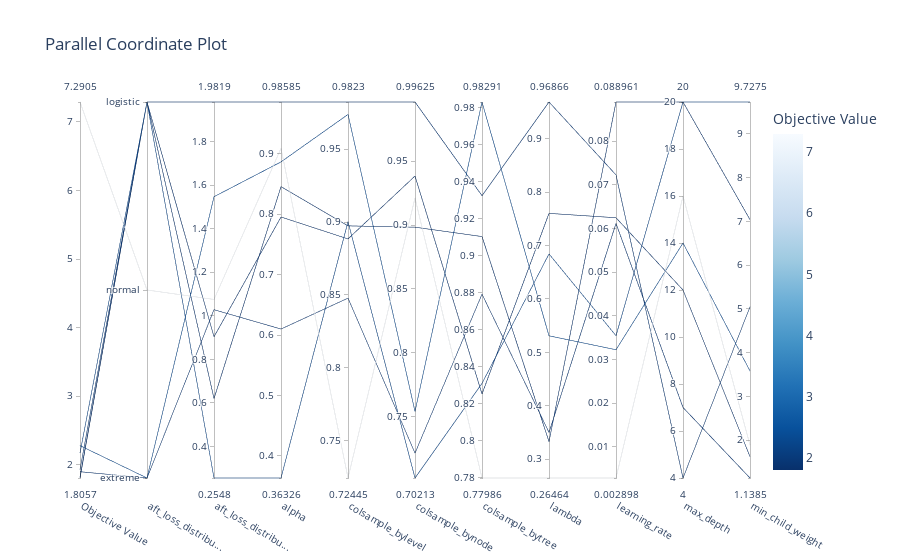

Notebook code for this chart:
### Code cell
plot_parallel_coordinate(study)

### Figure 1 — Plotly figure (JSON) as saved in the notebook; plotly's stock layout.template omitted (floating-point values rounded to 4 significant figures)
{"data": [{"dimensions": [{"label": "Objective Value", "range": [1.806, 7.29], "values": [2.278, 7.29, 1.897, 1.82, 2.171, 1.806, 1.926]}, {"label": "aft_loss_distribu...", "range": [0, 2], "ticktext": ["extreme", "normal", "logistic"], "tickvals": [0, 1, 2], "values": [0, 1, 0, 2, 2, 2, 2]}, {"label": "aft_loss_distribu...", "range": [0.2548, 1.982], "values": [1.547, 1.075, 1.028, 0.6198, 0.2548, 0.9035, 1.982]}, {"label": "alpha", "range": [0.3633, 0.9858], "values": [0.8867, 0.909, 0.6099, 0.8457, 0.3633, 0.7954, 0.9858]}, {"label": "colsample_bylevel", "range": [0.7245, 0.9823], "values": [0.9738, 0.7245, 0.8478, 0.8973, 0.9002, 0.8884, 0.9823]}, {"label": "colsample_bynode", "range": [0.7021, 0.9962], "values": [0.7542, 0.9212, 0.7216, 0.8983, 0.7021, 0.9383, 0.9962]}, {"label": "colsample_bytree", "range": [0.7799, 0.9829], "values": [0.9829, 0.7799, 0.8791, 0.9102, 0.8309, 0.8252, 0.9323]}, {"label": "lambda", "range": [0.2646, 0.9687], "values": [0.5309, 0.2646, 0.3499, 0.3326, 0.6842, 0.7601, 0.9687]}, {"label": "learning_rate", "range": [0.002898, 0.08896], "values": [0.03225, 0.002898, 0.06116, 0.08896, 0.03546, 0.06247, 0.07227]}, {"label": "max_depth", "range": [4, 20], "values": [14, 16, 7, 20, 20, 12, 4]}, {"label": "min_child_weight", "range": [1.139, 9.728], "values": [3.583, 1.889, 1.139, 7.039, 9.728, 1.627, 5.049]}], "labelangle": 30, "labelside": "bottom", "line": {"color": [2.278, 7.29, 1.897, 1.82, 2.171, 1.806, 1.926], "colorbar": {"title": {"text": "Objective Value"}}, "colorscale": [[0, "rgb(247,251,255)"], [0.125, "rgb(222,235,247)"], [0.25, "rgb(198,219,239)"], [0.375, "rgb(158,202,225)"], [0.5, "rgb(107,174,214)"], [0.625, "rgb(66,146,198)"], [0.75, "rgb(33,113,181)"], [0.875, "rgb(8,81,156)"], [1, "rgb(8,48,107)"]], "reversescale": true, "showscale": true}, "type": "parcoords"}], "layout": {"title": {"text": "Parallel Coordinate Plot"}}}
